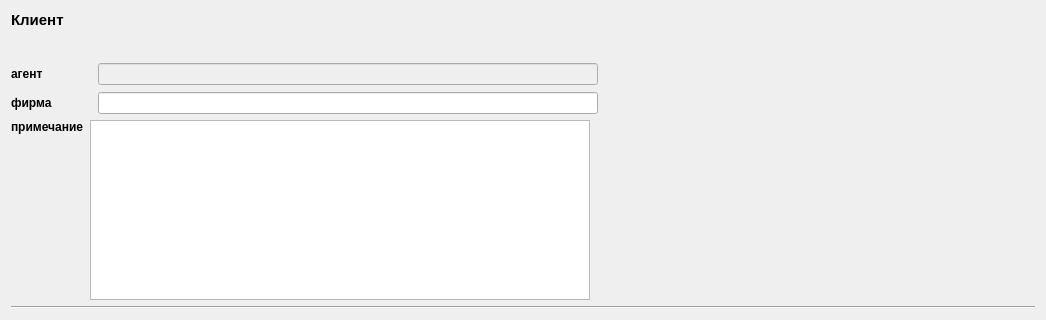
<?xml version="1.0" encoding="UTF-8"?>
<ui version="4.0">
 <class>ClientHeaderWidget</class>
 <widget class="QWidget" name="ClientHeaderWidget">
  <property name="geometry">
   <rect>
    <x>0</x>
    <y>0</y>
    <width>1046</width>
    <height>320</height>
   </rect>
  </property>
  <property name="minimumSize">
   <size>
    <width>0</width>
    <height>250</height>
   </size>
  </property>
  <property name="windowTitle">
   <string>Form</string>
  </property>
  <layout class="QVBoxLayout" name="verticalLayout_3">
   <item>
    <widget class="QLabel" name="label_7">
     <property name="font">
      <font>
       <pointsize>11</pointsize>
       <weight>75</weight>
       <bold>true</bold>
      </font>
     </property>
     <property name="text">
      <string>Клиент</string>
     </property>
     <property name="alignment">
      <set>Qt::AlignLeading|Qt::AlignLeft|Qt::AlignTop</set>
     </property>
    </widget>
   </item>
   <item>
    <layout class="QHBoxLayout" name="horizontalLayout_7">
     <item>
      <layout class="QVBoxLayout" name="mainLayout"/>
     </item>
     <item>
      <layout class="QVBoxLayout" name="verticalLayout">
       <item>
        <spacer name="verticalSpacer">
         <property name="orientation">
          <enum>Qt::Vertical</enum>
         </property>
         <property name="sizeHint" stdset="0">
          <size>
           <width>20</width>
           <height>40</height>
          </size>
         </property>
        </spacer>
       </item>
       <item>
        <layout class="QHBoxLayout" name="horizontalLayout">
         <property name="spacing">
          <number>7</number>
         </property>
         <item>
          <layout class="QVBoxLayout" name="verticalLayout_2">
           <item>
            <widget class="QLabel" name="label_3">
             <property name="minimumSize">
              <size>
               <width>80</width>
               <height>0</height>
              </size>
             </property>
             <property name="font">
              <font>
               <weight>75</weight>
               <bold>true</bold>
              </font>
             </property>
             <property name="text">
              <string>агент</string>
             </property>
            </widget>
           </item>
           <item>
            <widget class="QLabel" name="label_2">
             <property name="minimumSize">
              <size>
               <width>80</width>
               <height>0</height>
              </size>
             </property>
             <property name="font">
              <font>
               <weight>75</weight>
               <bold>true</bold>
              </font>
             </property>
             <property name="text">
              <string>фирма</string>
             </property>
            </widget>
           </item>
          </layout>
         </item>
         <item>
          <layout class="QVBoxLayout" name="verticalLayout_5">
           <item>
            <widget class="QLineEdit" name="mpAgent">
             <property name="enabled">
              <bool>false</bool>
             </property>
             <property name="minimumSize">
              <size>
               <width>500</width>
               <height>0</height>
              </size>
             </property>
             <property name="maximumSize">
              <size>
               <width>500</width>
               <height>16777215</height>
              </size>
             </property>
            </widget>
           </item>
           <item>
            <widget class="QLineEdit" name="mpFirm">
             <property name="minimumSize">
              <size>
               <width>500</width>
               <height>0</height>
              </size>
             </property>
             <property name="maximumSize">
              <size>
               <width>500</width>
               <height>16777215</height>
              </size>
             </property>
             <property name="maxLength">
              <number>40</number>
             </property>
            </widget>
           </item>
          </layout>
         </item>
         <item>
          <spacer name="horizontalSpacer">
           <property name="orientation">
            <enum>Qt::Horizontal</enum>
           </property>
           <property name="sizeHint" stdset="0">
            <size>
             <width>40</width>
             <height>20</height>
            </size>
           </property>
          </spacer>
         </item>
        </layout>
       </item>
       <item>
        <layout class="QHBoxLayout" name="horizontalLayout_4">
         <item>
          <widget class="QLabel" name="label_4">
           <property name="font">
            <font>
             <weight>75</weight>
             <bold>true</bold>
            </font>
           </property>
           <property name="text">
            <string>примечание</string>
           </property>
           <property name="alignment">
            <set>Qt::AlignLeading|Qt::AlignLeft|Qt::AlignTop</set>
           </property>
          </widget>
         </item>
         <item>
          <widget class="QTextEdit" name="mpDescription">
           <property name="minimumSize">
            <size>
             <width>500</width>
             <height>0</height>
            </size>
           </property>
           <property name="maximumSize">
            <size>
             <width>500</width>
             <height>16777215</height>
            </size>
           </property>
          </widget>
         </item>
         <item>
          <spacer name="horizontalSpacer_2">
           <property name="orientation">
            <enum>Qt::Horizontal</enum>
           </property>
           <property name="sizeHint" stdset="0">
            <size>
             <width>40</width>
             <height>20</height>
            </size>
           </property>
          </spacer>
         </item>
        </layout>
       </item>
      </layout>
     </item>
     <item>
      <spacer name="horizontalSpacer_3">
       <property name="orientation">
        <enum>Qt::Horizontal</enum>
       </property>
       <property name="sizeHint" stdset="0">
        <size>
         <width>40</width>
         <height>20</height>
        </size>
       </property>
      </spacer>
     </item>
    </layout>
   </item>
   <item>
    <widget class="Line" name="line">
     <property name="orientation">
      <enum>Qt::Horizontal</enum>
     </property>
    </widget>
   </item>
  </layout>
 </widget>
 <resources/>
 <connections/>
</ui>
